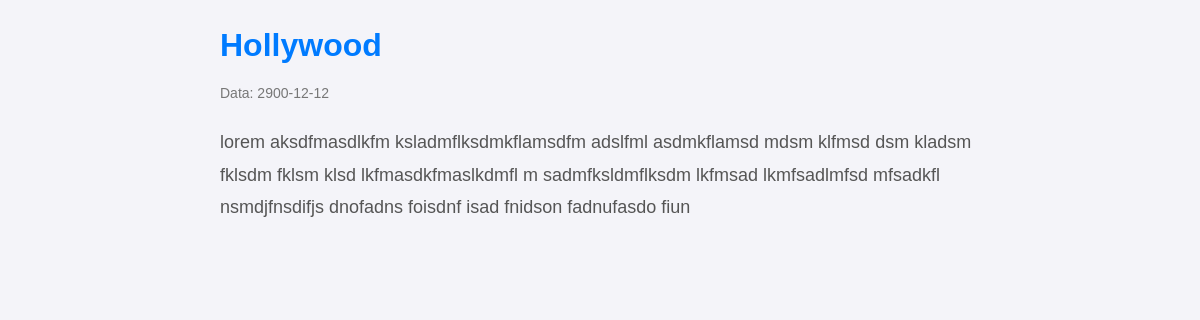
Page /noticia_completa.php?id=1 on the committed database.
### tables this page shows
CREATE TABLE `noticias` (
  `id` int(11) NOT NULL,
  `titulo` varchar(255) NOT NULL,
  `resumo` text NOT NULL,
  `conteudo` text NOT NULL,
  `data_publicacao` date DEFAULT NULL,
  `imagem` varchar(255) DEFAULT NULL
);

### noticia_completa.php (the view, shortened to what this page needs)
<?php
@include 'config.php';
if (isset($_GET['id'])) {
    $noticia_id = $_GET['id'];
    $sql = "SELECT titulo, conteudo, data_publicacao, imagem FROM noticias WHERE id = '$noticia_id'";
    $result = $conn->query($sql);
    if ($result->num_rows > 0) {
        $noticia = $result->fetch_assoc();
    } else {
        echo "<p>Notícia não encontrada.</p>";
        exit();
    }
} else {
    echo "<p>ID da notícia não fornecido.</p>";
    exit();
}
?>
<!DOCTYPE html>
<html lang="pt">
<head>
</head>
<body>
<h2><?php echo $noticia['titulo']; ?></h2>
<p><small>Data: <?php echo $noticia['data_publicacao']; ?></small></p>
<p><?php echo $noticia['conteudo']; ?></p>
</body>
</html>

### noticia_completa.php (style rules this page uses)
* { margin: 0; padding: 0; box-sizing: border-box; }
body { font-family: 'Arial', sans-serif; background-color: #f4f4f9; color: #333; line-height: 1.6; padding: 20px; max-width: 800px; margin: 0 auto; }
h2 { font-size: 32px; margin-bottom: 10px; color: #007BFF; }
p small { font-size: 14px; color: #777; display: block; margin-bottom: 20px; }
p { font-size: 18px; color: #555; line-height: 1.8; margin-bottom: 20px; }

### rows in the picture
noticias: titulo "Hollywood", data_publicacao "2900-12-12", conteudo "lorem aksdfmasdlkfm ksladmflksdmkflamsdfm adslfml asdmkflamsd mdsm klfmsd dsm kladsm fklsdm fklsm klsd lkfmasdkfmaslkdmfl m sadmfksldmflksdm lkfmsad lkmfsadlmfsd mfsadkfl nsmdjfnsdifjs dnofadns foisdnf isad fnidson fadnufasdo fiun"
